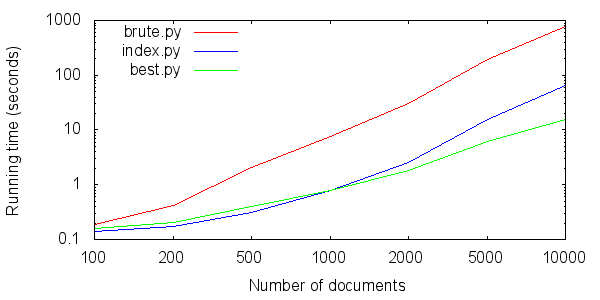

This chart was generated by the following gnuplot code:
set terminal png transparent enhanced fontscale 1.0 size 600,300
set output "results.png"
set key left top
set xlabel "Number of documents"
set logscale y
set ylabel "Running time (seconds)"
set auto x
plot "results.dat" using 2:xtic(1) title 'brute.py' with lines lt rgb "red", \
    '' using 3:xtic(1) title 'index.py' with lines lt rgb "blue", \
    '' using 4:xtic(1) title 'best.py' with lines lt rgb "green",
